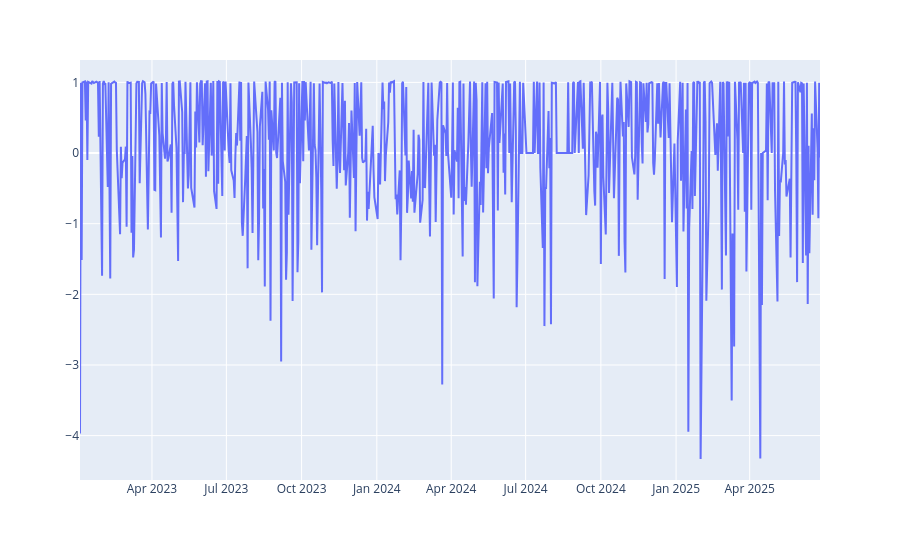

Write notebook code for a chart like this one.
### Code cell
import plotly.express as px

fig = px.line(df_AAPL, x='date', y='model_return_pct')
fig.update_layout(showlegend=False, xaxis_title=None, yaxis_title=None, title=None)
fig.show()

### Figure 1 — Plotly figure (JSON) as saved in the notebook; plotly's stock layout.template omitted (floating-point values rounded to 4 significant figures; data arrays with more than 128 entries replaced by an {"elided": "..."} marker saying what was removed)
{"data": [{"hovertemplate": "date=%{x}<br>model_return_pct=%{y}<extra></extra>", "legendgroup": "", "line": {"color": "#636efa", "dash": "solid"}, "marker": {"symbol": "circle"}, "mode": "lines", "name": "", "orientation": "v", "showlegend": false, "type": "scatter", "x": {"elided": "625 str values"}, "xaxis": "x", "y": {"elided": "625 float values"}, "yaxis": "y"}], "layout": {"autosize": true, "legend": {"tracegroupgap": 0}, "margin": {"t": 60}, "showlegend": false, "title": {}, "xaxis": {"anchor": "y", "autorange": true, "domain": [0, 1], "range": ["2023-01-03", "2025-06-26"], "title": {}, "type": "date"}, "yaxis": {"anchor": "x", "autorange": true, "domain": [0, 1], "range": [-4.628, 1.317], "title": {}, "type": "linear"}}}
